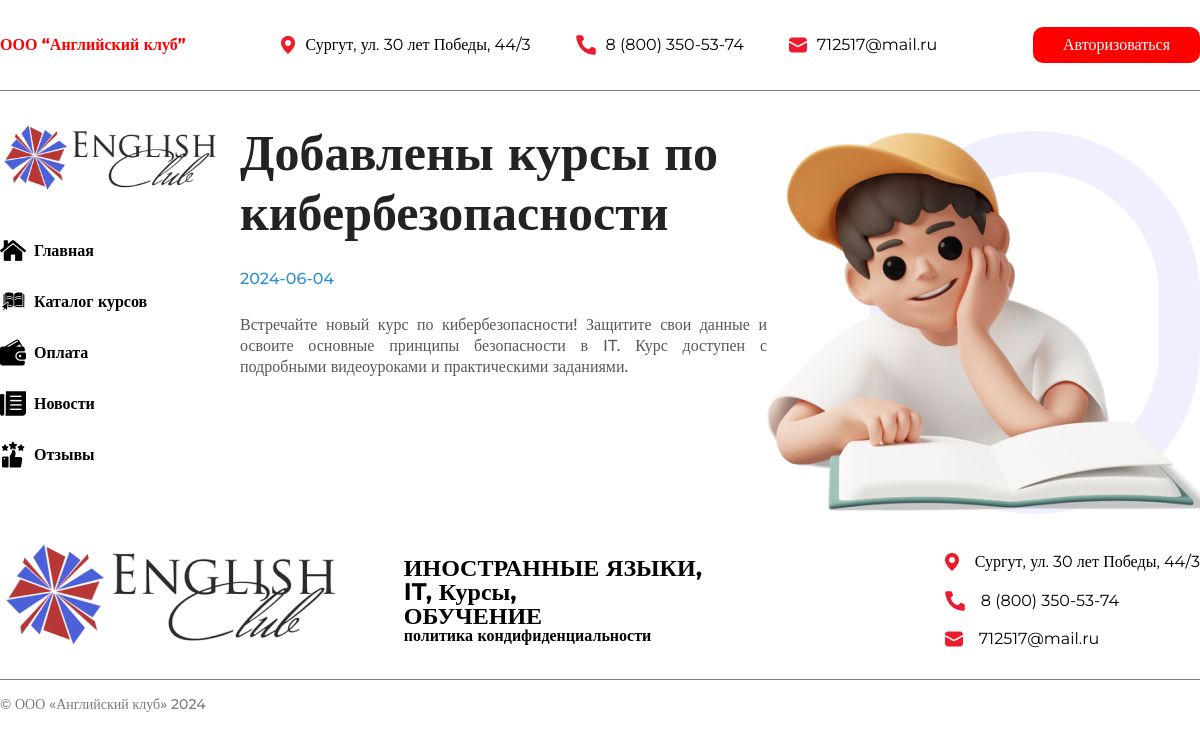
Screenshot of /news/3 with the database file from the repository.
### tables this page shows
CREATE TABLE `news` (
  `id` int(11) NOT NULL,
  `title` varchar(64) NOT NULL,
  `date` date NOT NULL,
  `description` text NOT NULL
);

### pages/newspage.php (the view, shortened to what this page needs)
<?php
    include 'scripts/php/connect.php';
    $id = $matches[1];
?>
<!DOCTYPE html>
<html lang="en">
<head>
    <link rel="stylesheet" href="../assets/css/reset.css">
    <link rel="stylesheet" href="../assets/css/style.css">
    <link rel="stylesheet" href="../assets/css/newspage.css">
</head>
<body>
    <?php include 'components/header.php';?>
    <main class="_container">
        <?php include 'components/navigation.php';?>
        <div class="main">
            <?php
                $result = $conn -> query('SELECT * from news where id =' . $id) -> fetch_assoc();
            ?>
            <section class="newspage">
                <h2><?= $result['title']?></h2>
                <span><?= $result['date']?></span>
                <p><?= $result['description']?></p>
            </section>
            <img src="../assets/img/newspage.png" alt="news">
        </div>
    </main>
    <?php include 'components/footer.php';?>
</body>
</html>

### assets/css/style.css (style rules this page uses)
:root { --h2-color: #232323; --h2-size: 3.125rem; --h2-weight: bold; --h2-family: Montserrat; --button-on-page: #9E1430; }
._container { margin: 0 auto; max-width: 90rem; }
main { display: grid; grid-template-columns: 20% 80%; }
h2 { font-size: var(--h2-size); color: var(--h2-color); font-weight: var(--h2-weight); font-family: var(--h2-family); line-height: 1.2; }

### assets/css/newspage.css (style rules this page uses)
.main { display: flex; justify-content: space-between; align-items: center; }
.newspage { margin-bottom: 9rem; }
.newspage h2 { max-width: 37rem; margin-bottom: 1.75rem; }
.newspage span { font-size: 1rem; color: #2E90D1; font-weight: 500; font-family: Montserrat; }
.newspage p { margin-top: 1.75rem; max-width: 37rem; text-align: justify; font-family: Montserrat; font-weight: 500; line-height: 1.3; color: #585858; }

### rows the page displays
news: title "Добавлены курсы по кибербезопасности", date "2024-06-04", description "Встречайте новый курс по кибербезопасности! Защитите свои данные и освоите основные принципы безопасности в IT. Курс доступен с подробными видеоуроками и практическими заданиями."
